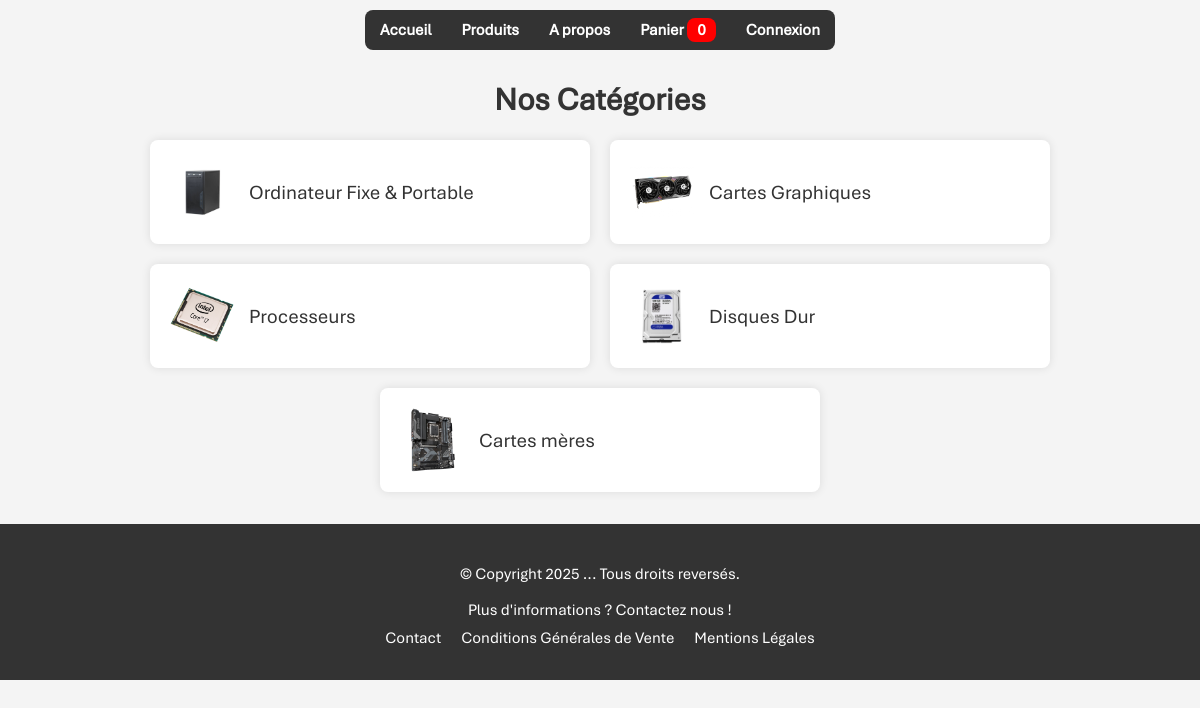
/categories.php, run on the app's committed database.
### tables this page shows
CREATE TABLE IF NOT EXISTS CATEGORIE
 (
   ID INTEGER(2) NOT NULL AUTO_INCREMENT ,
   LIBELLE VARCHAR(30) NOT NULL  ,
   IMAGE VARCHAR(128) NOT NULL  
   , PRIMARY KEY (ID) 
 );

### categories.php (the view)
<?php
include 'header.php';
$sql = 'SELECT * FROM categorie';
$stmt = $db->prepare($sql);
$stmt->execute();
?>
<h1>Nos Catégories</h1>
<div class="categories">
    <?php foreach ($stmt as $category) : ?>
        <div class="container">
            <img style="width: 64px" src="image/<?= $category['ID'] ?>/<?= $category['IMAGE'] ?>" alt="">
            <a href="produits.php?id=<?= $category['ID'] ?>"><?= $category['LIBELLE'] ?></a>
        </div>
    <?php endforeach; ?>
</div>
<?php
include 'footer.php';
?>

### header.php (shortened to what this page needs)
<!DOCTYPE html>
<html>
<head>
	<link rel="stylesheet" href="css/main.css">
	<link rel="stylesheet" href="css/menu.css">
	<link rel="stylesheet" href="css/panier.css">
	<link rel="stylesheet" href="css/footer.css">
	<link rel="stylesheet" href="css/form.css">
	<link rel="stylesheet" href="css/user.css">
	<link rel="stylesheet" href="css/panel.css">
	<link rel="stylesheet" href="https://cdn.jsdelivr.net/npm/bootstrap-icons@1.11.3/font/bootstrap-icons.min.css">
</head>
<body>
	<header>
		<div class="nav">
			<nav>
				<ul>
					<li><a href="index.php">Accueil</a></li>
					<li><a href="categories.php">Produits</a></li>
					<li><a href="apropos.php">A propos</a></li>
					<li><a href="panier.php">Panier <span class="panier" id="cart-count"><?= isset($_SESSION['panier']) ? array_sum(array_column($_SESSION['panier'], 'quantite')) : 0 ?></span></a></li>
					<li class="dropdown">
						<?php if (isset($_SESSION['user']) && !empty($_SESSION['user'])) : ?>
							<a href="user.php" class="dropbtn"><?= htmlspecialchars($_SESSION['user']['utilisateur'] ?? 'Utilisateur'); ?></a>
							<div class="dropdown-content">
								<a href="user.php">Mon Profil</a>
								<?php if (($_SESSION['user']['role'] ?? '') === "admin") : ?>
									<a href="panel.php">Panel d'administration</a>
								<?php endif; ?>
								<a href="user.php?deconnexion=disconnect">Déconnexion</a>
							</div>
						<?php else : ?>
							<a href="connexion.php">Connexion</a>
						<?php endif; ?>
					</li>
				</ul>
			</nav>
		</div>
	</header>

### footer.php (shortened to what this page needs)
<footer>
	<div>
		<p>© Copyright 2025 ... Tous droits reversés.
		<p>Plus d'informations ? Contactez nous !</p>
		<ul>
			<li><a href="contact.php">Contact</a></li>
			<li><a href="cgv.php">Conditions Générales de Vente</a></li>
			<li><a href="mentionlegale.php">Mentions Légales</a></li>
		</ul>
	</div>
</footer>
</body>
</html>

### css/main.css (style rules this page uses)
html, body { min-height: 100%; }
body { background-color: #f4f4f4; font-family: "Aptos", sans-serif; margin: 0; }
.categories { display: flex; justify-content: center; gap: 20px; flex-wrap: wrap; max-width: 75%; margin: auto; }
.container { display: flex; align-items: center; background-color: #ffffff; padding: 20px; box-shadow: 0 0 10px rgba(0, 0, 0, 0.1); max-width: 400px; width: 100%; border-radius: 8px; }
.container img { margin-right: 15px; }
.container a { color: #333; font-size: 20px; text-decoration: none; }

### css/menu.css (style rules this page uses)
div.nav { background-color: #333; box-sizing: border-box; color: #fff; padding: 10px 0; text-align: center; width: fit-content; margin: 10px; border-radius: 8px; }
header { display: flex; justify-content: center; }
nav ul { list-style: none; padding: 0; margin: 0; display: flex; justify-content: center; }
nav ul li { margin: 0 15px; }
nav ul li a { color: #fff; text-decoration: none; font-weight: bold; }
h1 { color: #333; text-align: center; margin-top: 20px; }
span.panier { background-color: red; color: white; border-radius: 8px; padding: 2px 10px; }
.dropdown { position: relative; display: inline-block; }

### css/panier.css (style rules this page uses)
.panier { max-width: 45%; }

### css/footer.css (style rules this page uses)
footer { background: #333; color: white; padding: 2rem 0; margin-top: 2rem; }
footer div { display: flex; flex-direction: column; align-items: center; width: 100%; }
footer p { text-align: center; margin: 0.5rem 0; }
footer ul { list-style: none; padding: 0; margin: 0; display: flex; justify-content: center; }
footer ul li { margin: 0 10px; }
footer a { text-decoration: none; color: #fff; transition: color 0.3s; }

### data on the page
categorie: IMAGE (picture), LIBELLE "Ordinateur Fixe & Portable"
categorie: IMAGE (picture), LIBELLE "Cartes Graphiques"
categorie: IMAGE (picture), LIBELLE "Processeurs"
categorie: IMAGE (picture), LIBELLE "Disques Dur"
categorie: IMAGE (picture), LIBELLE "Cartes mères"
